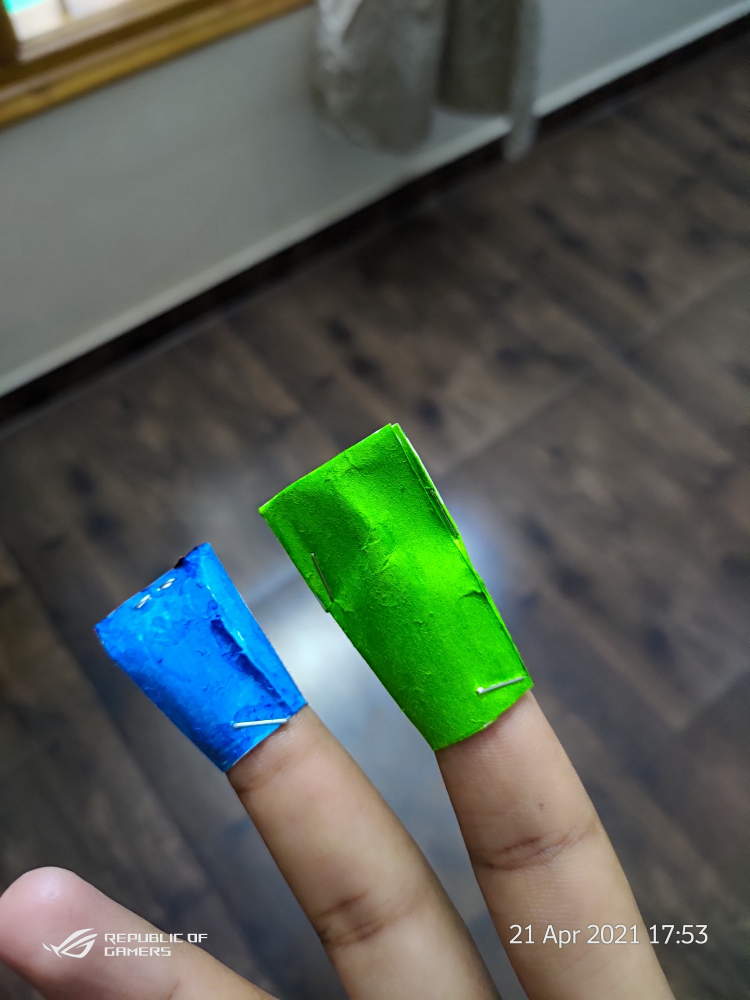
#> input picture P_20210421_175356.jpg, 3000 x 4000 px, given in place of the camera (shown at 1/4 size)
$ python air2.py
#> lines starting #> are read from the running program, lines starting #| are printed output that depends on the picture; after the words box and inside, x2 and y2 are one past the last pixel; in counts of white or black regions, pixels touching at a corner belong together
import numpy as np
import cv2
from collections import deque

#default called trackbar function
def setValues(x):
   print("")


# Creating the trackbars needed for adjusting the marker colour
cv2.namedWindow("Color detectors")
cv2.createTrackbar("Upper Hue", "Color detectors", 153, 180,setValues)
cv2.createTrackbar("Upper Saturation", "Color detectors", 255, 255,setValues)
cv2.createTrackbar("Upper Value", "Color detectors", 255, 255,setValues)
cv2.createTrackbar("Lower Hue", "Color detectors", 64, 180,setValues)
cv2.createTrackbar("Lower Saturation", "Color detectors", 120, 255,setValues)
cv2.createTrackbar("Lower Value", "Color detectors", 176, 255,setValues)


# Giving different arrays to handle colour points of different colour
bpoints = [deque(maxlen=1024)]
gpoints = [deque(maxlen=1024)]
rpoints = [deque(maxlen=1024)]
ypoints = [deque(maxlen=1024)]

# These indexes will be used to mark the points in particular arrays of specific colour
blue_index = 0
green_index = 0
red_index = 0
yellow_index = 0

#The kernel to be used for dilation purpose
kernel = np.ones((5,5),np.uint8)

colors = [(255, 0, 0), (0, 255, 0), (0, 0, 255), (0, 255, 255)]
colorIndex = 0

# Here is code for Canvas setup
paintWindow = np.zeros((471,636,3)) + 255
paintWindow = cv2.rectangle(paintWindow, (40,1), (140,65), (0,0,0), 2)
paintWindow = cv2.rectangle(paintWindow, (160,1), (255,65), colors[0], -1)
paintWindow = cv2.rectangle(paintWindow, (275,1), (370,65), colors[1], -1)
paintWindow = cv2.rectangle(paintWindow, (390,1), (485,65), colors[2], -1)
paintWindow = cv2.rectangle(paintWindow, (505,1), (600,65), colors[3], -1)

cv2.putText(paintWindow, "CLEAR", (49, 33), cv2.FONT_HERSHEY_SIMPLEX, 0.5, (0, 0, 0), 2, cv2.LINE_AA)
cv2.putText(paintWindow, "BLUE", (185, 33), cv2.FONT_HERSHEY_SIMPLEX, 0.5, (255, 255, 255), 2, cv2.LINE_AA)
cv2.putText(paintWindow, "GREEN", (298, 33), cv2.FONT_HERSHEY_SIMPLEX, 0.5, (255, 255, 255), 2, cv2.LINE_AA)
cv2.putText(paintWindow, "RED", (420, 33), cv2.FONT_HERSHEY_SIMPLEX, 0.5, (255, 255, 255), 2, cv2.LINE_AA)
cv2.putText(paintWindow, "YELLOW", (520, 33), cv2.FONT_HERSHEY_SIMPLEX, 0.5, (150,150,150), 2, cv2.LINE_AA)
cv2.namedWindow('Paint', cv2.WINDOW_AUTOSIZE)


# Loading the default webcam of PC.
cap = cv2.VideoCapture(0)

# Keep looping
while True:
    # Reading the frame from the camera
    ret, frame = cap.read()
#> frame is the input picture: shape (4000, 3000, 3); mean B, G, R 83, 92.6, 83.4
    #Flipping the frame to see same side of yours
    frame = cv2.flip(frame, 1)
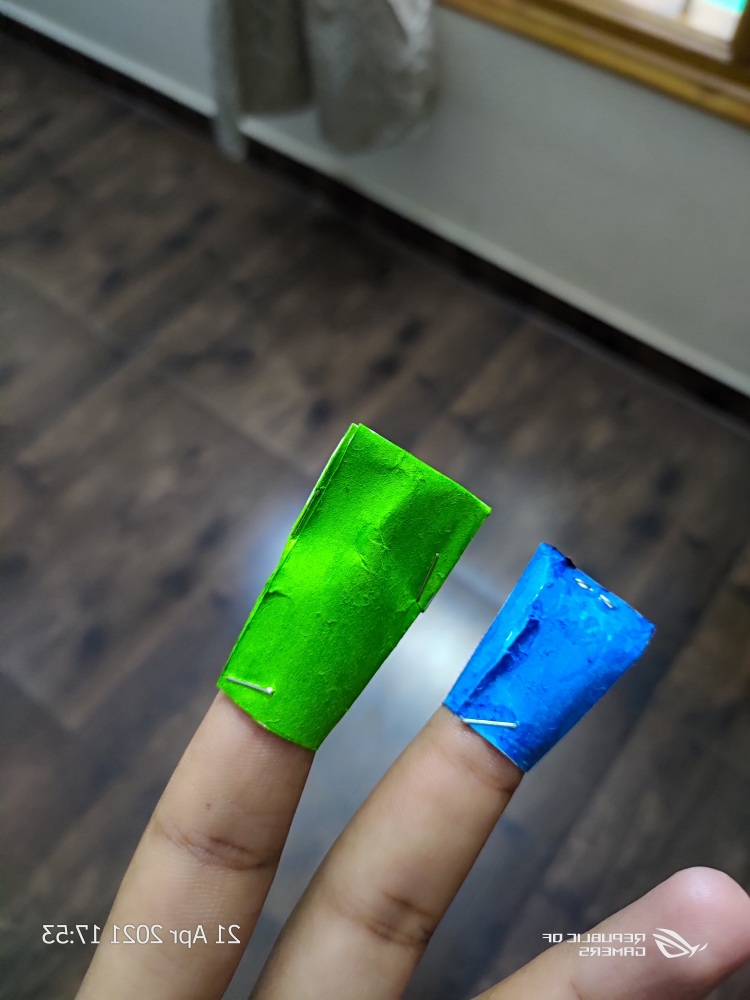
#> frame: shape (4000, 3000, 3) (shown at 1/4 size); mean B, G, R 83, 92.6, 83.4
    hsv = cv2.cvtColor(frame, cv2.COLOR_BGR2HSV)
#> hsv: shape (4000, 3000, 3); mean H, S, V 52.8, 56.6, 102.5


    u_hue = cv2.getTrackbarPos("Upper Hue", "Color detectors")
    u_saturation = cv2.getTrackbarPos("Upper Saturation", "Color detectors")
    u_value = cv2.getTrackbarPos("Upper Value", "Color detectors")
    l_hue = cv2.getTrackbarPos("Lower Hue", "Color detectors")
    l_saturation = cv2.getTrackbarPos("Lower Saturation", "Color detectors")
    l_value = cv2.getTrackbarPos("Lower Value", "Color detectors")
    Upper_hsv = np.array([u_hue,u_saturation,u_value])
    Lower_hsv = np.array([l_hue,l_saturation,l_value])


    # Adding the colour buttons to the live frame for colour access
    frame = cv2.rectangle(frame, (40,1), (140,65), (122,122,122), -1)
    frame = cv2.rectangle(frame, (160,1), (255,65), colors[0], -1)
    frame = cv2.rectangle(frame, (275,1), (370,65), colors[1], -1)
    frame = cv2.rectangle(frame, (390,1), (485,65), colors[2], -1)
    frame = cv2.rectangle(frame, (505,1), (600,65), colors[3], -1)
    cv2.putText(frame, "CLEAR ALL", (49, 33), cv2.FONT_HERSHEY_SIMPLEX, 0.5, (255, 255, 255), 2, cv2.LINE_AA)
    cv2.putText(frame, "BLUE", (185, 33), cv2.FONT_HERSHEY_SIMPLEX, 0.5, (255, 255, 255), 2, cv2.LINE_AA)
    cv2.putText(frame, "GREEN", (298, 33), cv2.FONT_HERSHEY_SIMPLEX, 0.5, (255, 255, 255), 2, cv2.LINE_AA)
    cv2.putText(frame, "RED", (420, 33), cv2.FONT_HERSHEY_SIMPLEX, 0.5, (255, 255, 255), 2, cv2.LINE_AA)
    cv2.putText(frame, "YELLOW", (520, 33), cv2.FONT_HERSHEY_SIMPLEX, 0.5, (150,150,150), 2, cv2.LINE_AA)


    # Identifying the pointer by making its mask
    Mask = cv2.inRange(hsv, Lower_hsv, Upper_hsv)
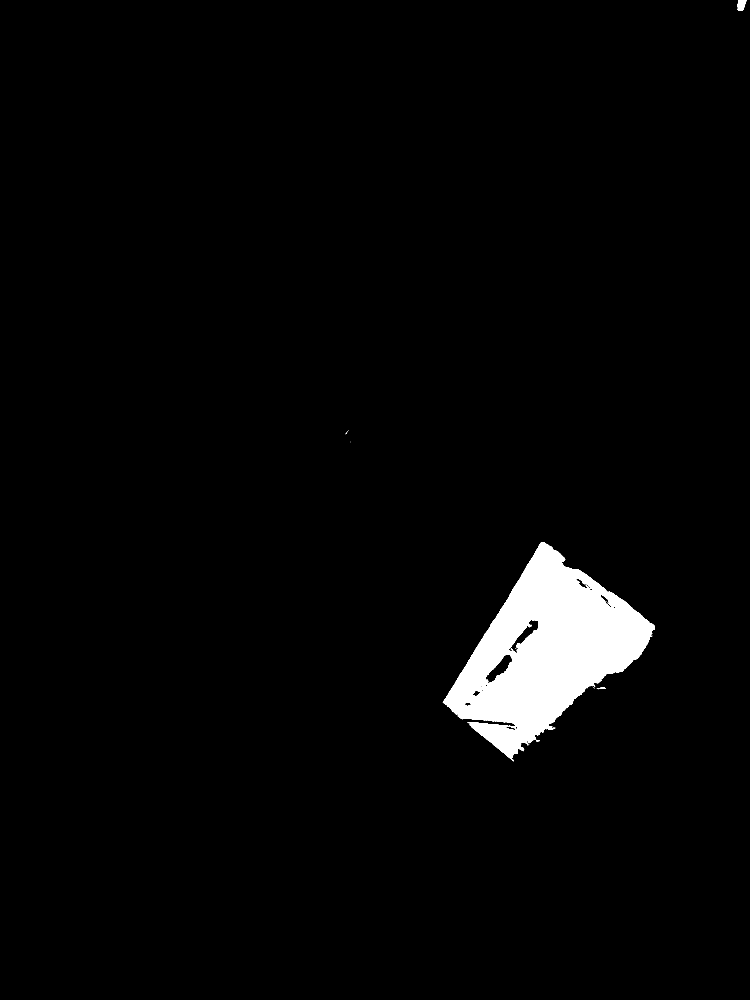
#> Mask: shape (4000, 3000) (shown at 1/4 size); 2.9% white; 47 white regions (42 under 20 px), largest, box (x1, y1, x2, y2) and area: (1771, 2170, 2620, 3045) 344148, (2950, 0, 2986, 44) 1189, (2401, 2748, 2422, 2755) 100, (2145, 2961, 2160, 2967) 50, (2388, 2753, 2398, 2757) 24
    Mask = cv2.erode(Mask, kernel, iterations=1)
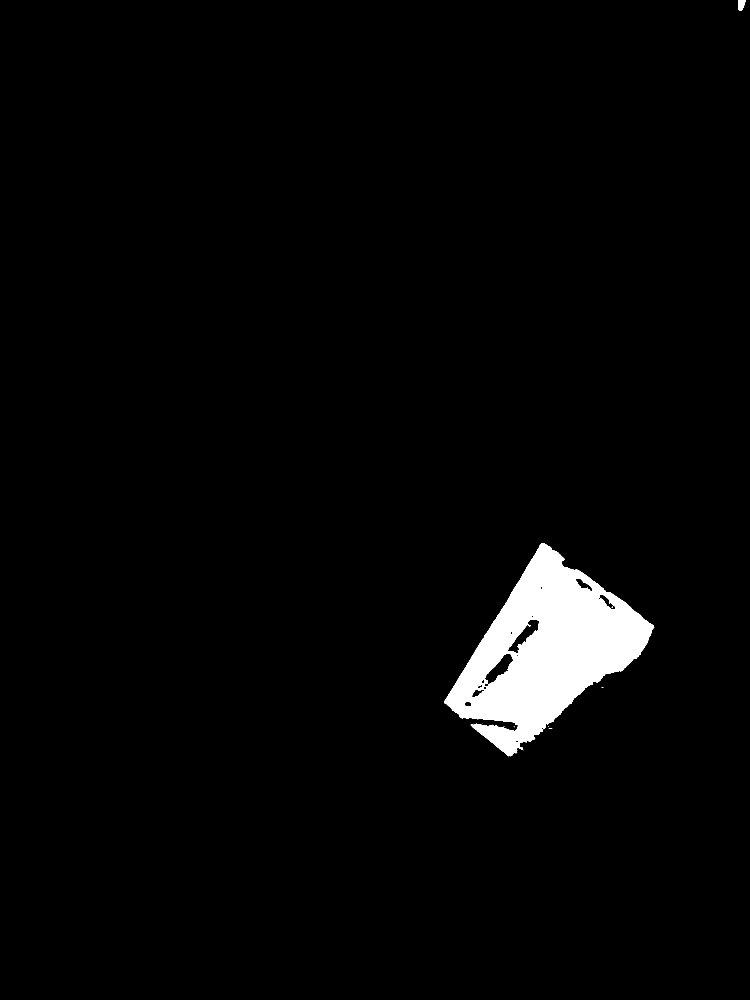
#> Mask: shape (4000, 3000) (shown at 1/4 size); 2.8% white; 10 white regions (7 under 20 px), largest, box (x1, y1, x2, y2) and area: (1776, 2172, 2617, 3026) 329496, (2953, 0, 2984, 42) 935, (2195, 2913, 2209, 2916) 22
    Mask = cv2.morphologyEx(Mask, cv2.MORPH_OPEN, kernel)
#> Mask: shape (4000, 3000); 2.8% white; 2 white regions, box (x1, y1, x2, y2) and area: (1777, 2173, 2615, 3024) 329180, (2953, 0, 2982, 42) 932
    Mask = cv2.dilate(Mask, kernel, iterations=1)
#> Mask: shape (4000, 3000); 2.9% white; 2 white regions

    # Find contours for the pointer after idetifying it
    cnts,_ = cv2.findContours(Mask.copy(), cv2.RETR_EXTERNAL,
    	cv2.CHAIN_APPROX_SIMPLE)
#> cnts = 2 contours; box (x1, y1, x2, y2) and area: (1775, 2171, 2617, 3026) 352476, (2951, 0, 2984, 44) 1104
    center = None

    # Ifthe contours are formed
    if len(cnts) > 0:
    	# sorting the contours to find biggest
        cnt = sorted(cnts, key = cv2.contourArea, reverse = True)[0]
#> cnt = contour of 1466 points, box (x1, y1, x2, y2) (1775, 2171, 2617, 3026), area 352476
        # Get the radius of the enclosing circle around the found contour
        ((x, y), radius) = cv2.minEnclosingCircle(cnt)
#> x = 2182.2; y = 2620.6; radius = 450
        # Draw the circle around the contour
        cv2.circle(frame, (int(x), int(y)), int(radius), (0, 255, 255), 2)
        # Calculating the center of the detected contour
        M = cv2.moments(cnt)
#> M = moments, m00 352476, centre m10/m00, m01/m00 = (2182, 2604)
        center = (int(M['m10'] / M['m00']), int(M['m01'] / M['m00']))
#> center = (2182, 2604)

        # Now checking if the user wants to click on any button above the screen
        if center[1] <= 65:
            if 40 <= center[0] <= 140: # Clear Button
                bpoints = [deque(maxlen=512)]
                gpoints = [deque(maxlen=512)]
                rpoints = [deque(maxlen=512)]
                ypoints = [deque(maxlen=512)]

                blue_index = 0
                green_index = 0
                red_index = 0
                yellow_index = 0

                paintWindow[67:,:,:] = 255
            elif 160 <= center[0] <= 255:
                    colorIndex = 0 # Blue
            elif 275 <= center[0] <= 370:
                    colorIndex = 1 # Green
            elif 390 <= center[0] <= 485:
                    colorIndex = 2 # Red
            elif 505 <= center[0] <= 600:
                    colorIndex = 3 # Yellow
        else :
            if colorIndex == 0:
                bpoints[blue_index].appendleft(center)
            elif colorIndex == 1:
                gpoints[green_index].appendleft(center)
            elif colorIndex == 2:
                rpoints[red_index].appendleft(center)
            elif colorIndex == 3:
                ypoints[yellow_index].appendleft(center)
    # Append the next deques when nothing is detected to avois messing up
    else:
        bpoints.append(deque(maxlen=512))
        blue_index += 1
        gpoints.append(deque(maxlen=512))
        green_index += 1
        rpoints.append(deque(maxlen=512))
        red_index += 1
        ypoints.append(deque(maxlen=512))
        yellow_index += 1

    # Draw lines of all the colors on the canvas and frame
    points = [bpoints, gpoints, rpoints, ypoints]
    for i in range(len(points)):
        for j in range(len(points[i])):
            for k in range(1, len(points[i][j])):
                if points[i][j][k - 1] is None or points[i][j][k] is None:
                    continue
                cv2.line(frame, points[i][j][k - 1], points[i][j][k], colors[i], 2)
                cv2.line(paintWindow, points[i][j][k - 1], points[i][j][k], colors[i], 2)
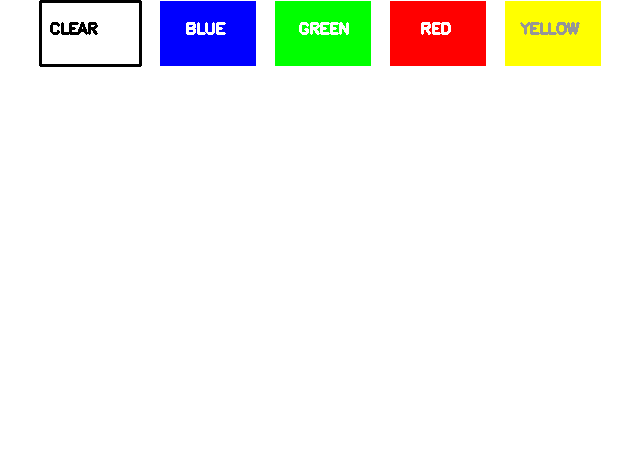
#> paintWindow: shape (471, 636, 3) float64; mean B, G, R 238.7, 243.6, 243.7

    # Show all the windows
    cv2.imshow("Tracking", frame)
    cv2.imshow("Paint", paintWindow)
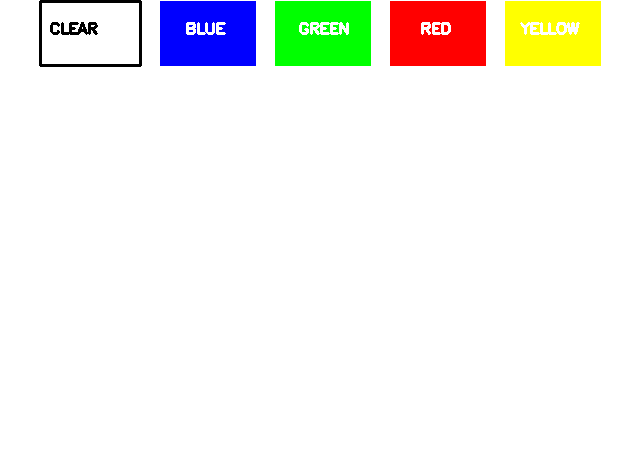
#> window 'Paint': shape (471, 636, 3); mean B, G, R 238.9, 243.7, 243.9
    cv2.imshow("mask",Mask)

	# If the 'q' key is pressed then stop the application
    if cv2.waitKey(1) & 0xFF == ord("q"):
#> (key q is pressed here)
        break

# Release the camera and all resources
cap.release()
cv2.destroyAllWindows()
